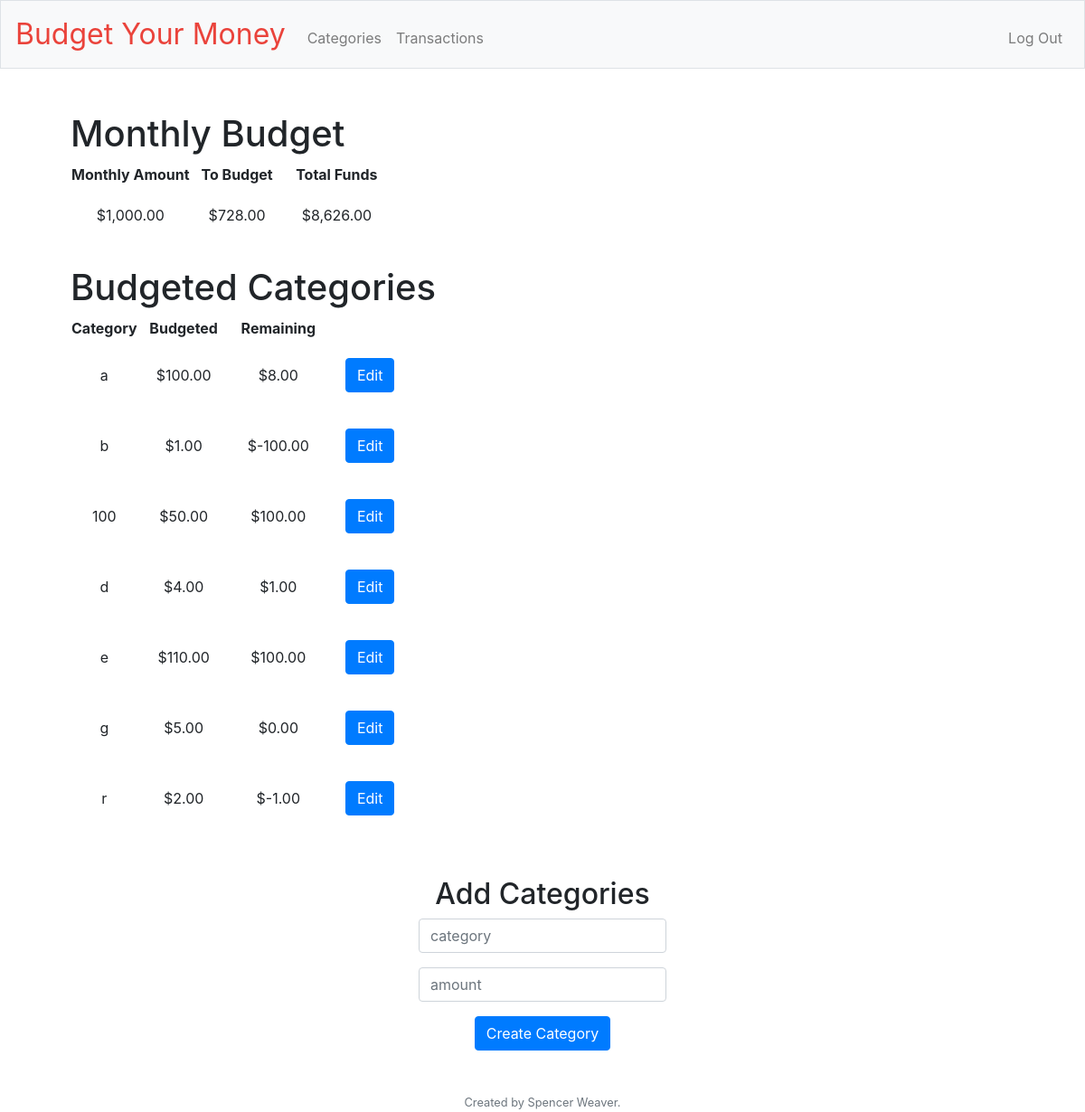
Page /categories (signed in) on the committed database.
### tables this page shows
CREATE TABLE users (
id INTEGER PRIMARY KEY AUTOINCREMENT NOT NULL,
username TEXT NOT NULL,
hash TEXT NOT NULL,
cash NUMERICAL,
budget NUMERICAL,
startmonth NUMERICAL,
startyear NUMERICAL);

CREATE TABLE categories (
cid INTEGER PRIMARY KEY AUTOINCREMENT NOT NULL,
category TEXT NOT NULL,
amount NUMERICAL NOT NULL,
header TEXT, user_id INTEGER, 
remainingc NUMERICAL);

### application.py (the view, shortened to what this page needs)
@app.route("/categories", methods=["GET", "POST"])
@login_required
def categories():
    categories = db.execute("SELECT * FROM categories JOIN users ON users.id = categories.user_id WHERE users.id = ?", session['user_id'])
    if len(categories) > 0:
        categories[0]["remaining"] = categories[0]["budget"]
        for index, row in enumerate(categories):
            categories[0]["remaining"] = categories[0]["remaining"] - categories[index]["amount"]
    return render_template("categories.html", categories=categories)

### helpers.py (called while the page is built)
def login_required(f):
    @wraps(f)
    def decorated_function(*args, **kwargs):
        if session.get("user_id") is None:
            return redirect("/login")
        return f(*args, **kwargs)
    return decorated_function

def usd(value):
    return f"${value:,.2f}"

### templates/categories.html (shortened to what this page needs)
{% extends "layout.html" %}
{% block main %}
    {% if categories %}
    <h1>Monthly Budget</h1>
    <table>
        <tr>
            <th>Monthly Amount</th>
            <th>To Budget</th>
            <th>Total Funds</th>
        </tr>
            <tr>
                <td>{{ categories[0]["budget"] | usd  }}</td>
                <td>{{ categories[0]["remaining"] | usd  }}</td>
                <td>{{ categories[0]["cash"] | usd  }}</td>
            </tr>
    </table><br>
    <h1>Budgeted Categories</h1>
    <table>
        <tr>
            <th>Category</th>
            <th>Budgeted</th>
            <th>Remaining</th>
        </tr>
        {% for row in categories %}
            <tr>
                <td>{{ row["category"] }}</td>
                <td>{{ row["amount"] | usd  }}</td>
                <td>{{ row["remainingc"] | usd }}</td>
                <td><form action="/edit_categories" method="get"><button class="btn btn-primary" type="submit" value="{{ row["cid"] }}" name="edit">Edit</button></form></td>
            </tr>
        {% endfor %}
    {% endif %}
    </table>
    <br><br>
    <h2>Add Categories</h2>
    <form action="/categories" method="post">
        <div class="form-group">
            <input class="form-control" name="category" placeholder="category" type="text">
        </div>
        <div class="form-group">
            <input class="form-control" name="amount" placeholder="amount" type="number" step=".01">
        </div>
        <button class="btn btn-primary" type="submit">Create Category</button>
    </form>
{% endblock %}

### templates/layout.html (shortened to what this page needs)
<!DOCTYPE html>
<html lang="en">
    <head>
        <link rel="stylesheet" href="https://cdn.jsdelivr.net/npm/bootstrap@4.5.3/dist/css/bootstrap.min.css">
        <link href="/static/styles.css" rel="stylesheet">
    </head>
    <body>
        <nav class="navbar navbar-expand-md navbar-light bg-light border">
            <a class="navbar-brand" href="/"><span class="red">Budget Your Money</span></span></a>
            <div class="collapse navbar-collapse" id="navbar">
                {% if session.user_id %}
                    <ul class="navbar-nav mr-auto mt-2">
                        <li class="nav-item"><a class="nav-link" href="/categories">Categories</a></li>
                        <li class="nav-item"><a class="nav-link" href="/transactions">Transactions</a></li>
                    </ul>
                    <ul class="navbar-nav ml-auto mt-2">
                        <li class="nav-item"><a class="nav-link" href="/logout">Log Out</a></li>
                    </ul>
                {% else %}
                    <ul class="navbar-nav ml-auto mt-2">
                        <li class="nav-item"><a class="nav-link" href="/register">Register</a></li>
                        <li class="nav-item"><a class="nav-link" href="/login">Log In</a></li>
                    </ul>
                {% endif %}
            </div>
        </nav>
        <main class="container p-5">
            {% block main %}{% endblock %}
        </main>
        <footer class="small text-center text-muted">
            Created by Spencer Weaver.
        </footer>
    </body>
</html>

### static/styles.css (style rules this page uses)
nav .navbar-brand { font-size: xx-large; }
nav .navbar-brand .red { color: #ea433b; }
main .form-control { display: inline-block; width: auto; }
main { overflow-x: auto; text-align: center; }
tr { text-align: center; }
th { font-weight: bold; text-align: center; }
td { padding: 20px; }
h1 { text-align: left; }

### rows in the picture
users: budget "$1,000.00", cash "$8,626.00"
categories: category "a", amount "$100.00", remainingc "$8.00", {{ row["cid"] }} 8 (drawn)
categories: category "b", amount "$1.00", remainingc "$-100.00", {{ row["cid"] }} 9 (drawn)
categories: category "100", amount "$50.00", remainingc "$100.00", {{ row["cid"] }} 10 (drawn)
categories: category "d", amount "$4.00", remainingc "$1.00", {{ row["cid"] }} 11 (drawn)
categories: category "e", amount "$110.00", remainingc "$100.00", {{ row["cid"] }} 12 (drawn)
categories: category "g", amount "$5.00", remainingc "$0.00", {{ row["cid"] }} 13 (drawn)
categories: category "r", amount "$2.00", remainingc "$-1.00", {{ row["cid"] }} 23 (drawn)

### other values in the picture
{{ categories[0]["remaining"] | usd }} "$728.00"
